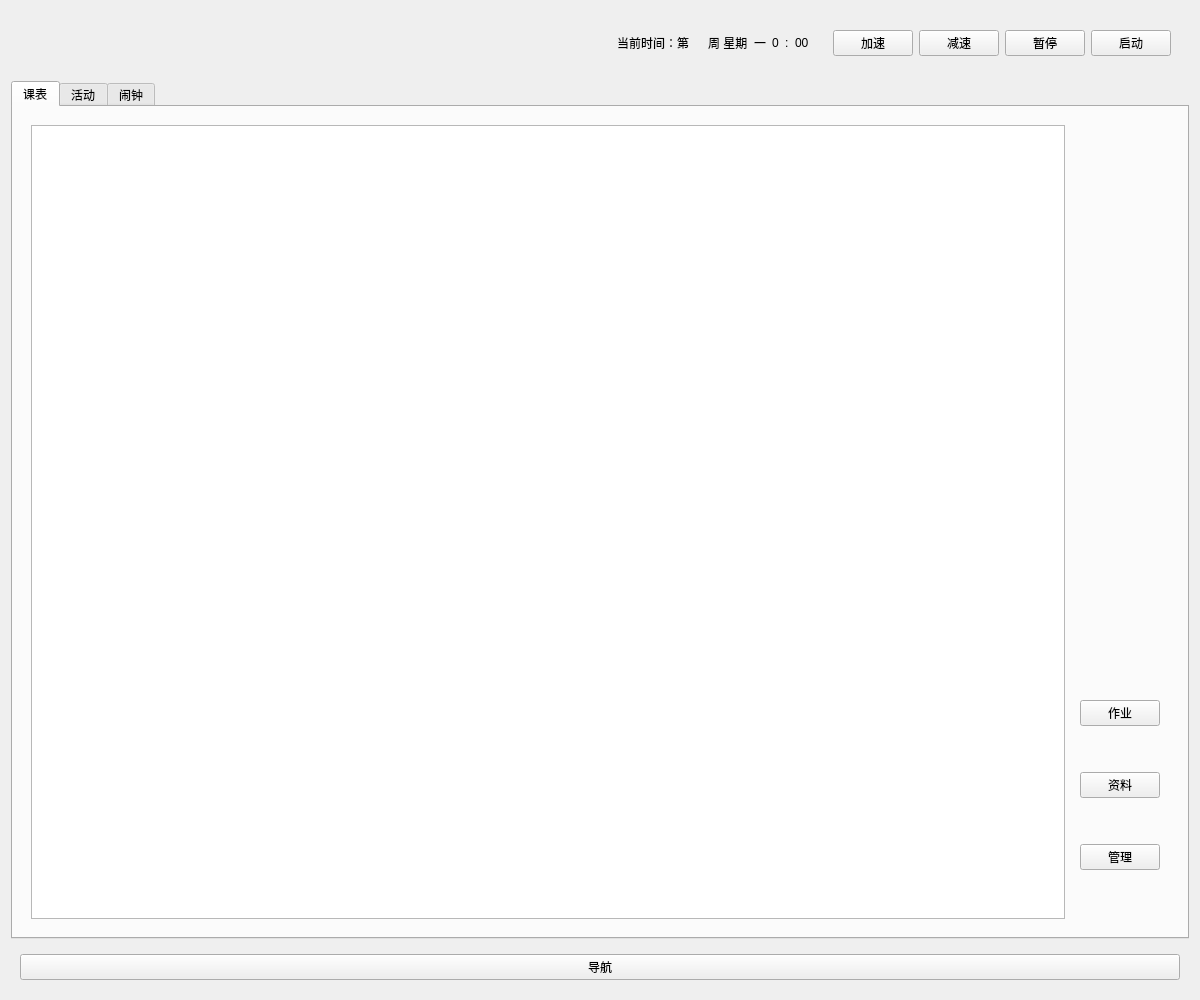
<?xml version="1.0" encoding="UTF-8"?>
<ui version="4.0">
 <class>studentWidget</class>
 <widget class="QWidget" name="studentWidget">
  <property name="geometry">
   <rect>
    <x>0</x>
    <y>0</y>
    <width>1200</width>
    <height>1000</height>
   </rect>
  </property>
  <property name="windowTitle">
   <string> 主页</string>
  </property>
  <layout class="QVBoxLayout" name="verticalLayout_2">
   <item>
    <widget class="QWidget" name="widget_8" native="true">
     <layout class="QHBoxLayout" name="horizontalLayout_6">
      <item>
       <widget class="QWidget" name="widget_7" native="true">
        <layout class="QHBoxLayout" name="horizontalLayout">
         <item>
          <spacer name="horizontalSpacer">
           <property name="orientation">
            <enum>Qt::Horizontal</enum>
           </property>
           <property name="sizeHint" stdset="0">
            <size>
             <width>40</width>
             <height>20</height>
            </size>
           </property>
          </spacer>
         </item>
         <item>
          <widget class="QLabel" name="label">
           <property name="text">
            <string>当前时间：第</string>
           </property>
          </widget>
         </item>
         <item>
          <widget class="QLabel" name="nowweek">
           <property name="text">
            <string/>
           </property>
          </widget>
         </item>
         <item>
          <widget class="QLabel" name="label_3">
           <property name="text">
            <string>周 星期</string>
           </property>
          </widget>
         </item>
         <item>
          <widget class="QLabel" name="curWeek">
           <property name="text">
            <string>一</string>
           </property>
          </widget>
         </item>
         <item>
          <widget class="QLabel" name="curHour">
           <property name="sizePolicy">
            <sizepolicy hsizetype="Preferred" vsizetype="Preferred">
             <horstretch>0</horstretch>
             <verstretch>28</verstretch>
            </sizepolicy>
           </property>
           <property name="minimumSize">
            <size>
             <width>0</width>
             <height>28</height>
            </size>
           </property>
           <property name="layoutDirection">
            <enum>Qt::LeftToRight</enum>
           </property>
           <property name="text">
            <string>0</string>
           </property>
          </widget>
         </item>
         <item>
          <widget class="QLabel" name="label_2">
           <property name="text">
            <string>:</string>
           </property>
          </widget>
         </item>
         <item>
          <widget class="QLabel" name="curMin">
           <property name="text">
            <string>00</string>
           </property>
          </widget>
         </item>
        </layout>
       </widget>
      </item>
      <item>
       <widget class="QWidget" name="widget" native="true">
        <layout class="QHBoxLayout" name="horizontalLayout_7">
         <item>
          <widget class="QPushButton" name="speedup">
           <property name="text">
            <string>加速</string>
           </property>
          </widget>
         </item>
         <item>
          <widget class="QPushButton" name="speeddown">
           <property name="text">
            <string>减速</string>
           </property>
          </widget>
         </item>
         <item>
          <widget class="QPushButton" name="stopbtn">
           <property name="text">
            <string>暂停</string>
           </property>
          </widget>
         </item>
         <item>
          <widget class="QPushButton" name="startbtn">
           <property name="text">
            <string>启动</string>
           </property>
          </widget>
         </item>
        </layout>
       </widget>
      </item>
     </layout>
    </widget>
   </item>
   <item>
    <widget class="QTabWidget" name="tabWidget">
     <property name="currentIndex">
      <number>0</number>
     </property>
     <widget class="QWidget" name="Course">
      <attribute name="title">
       <string>课表</string>
      </attribute>
      <layout class="QVBoxLayout" name="verticalLayout_3">
       <item>
        <widget class="QWidget" name="widget_3" native="true">
         <layout class="QHBoxLayout" name="horizontalLayout_3">
          <item>
           <widget class="QTableWidget" name="cu_tableWidget"/>
          </item>
          <item>
           <widget class="QWidget" name="widget_2" native="true">
            <layout class="QVBoxLayout" name="verticalLayout">
             <item>
              <spacer name="verticalSpacer">
               <property name="orientation">
                <enum>Qt::Vertical</enum>
               </property>
               <property name="sizeHint" stdset="0">
                <size>
                 <width>20</width>
                 <height>40</height>
                </size>
               </property>
              </spacer>
             </item>
             <item>
              <widget class="QPushButton" name="ChomeworkBtn">
               <property name="text">
                <string>作业</string>
               </property>
              </widget>
             </item>
             <item>
              <spacer name="verticalSpacer_2">
               <property name="orientation">
                <enum>Qt::Vertical</enum>
               </property>
               <property name="sizeType">
                <enum>QSizePolicy::Fixed</enum>
               </property>
               <property name="sizeHint" stdset="0">
                <size>
                 <width>20</width>
                 <height>40</height>
                </size>
               </property>
              </spacer>
             </item>
             <item>
              <widget class="QPushButton" name="CsourceBtn">
               <property name="text">
                <string>资料</string>
               </property>
              </widget>
             </item>
             <item>
              <spacer name="verticalSpacer_3">
               <property name="orientation">
                <enum>Qt::Vertical</enum>
               </property>
               <property name="sizeType">
                <enum>QSizePolicy::Fixed</enum>
               </property>
               <property name="sizeHint" stdset="0">
                <size>
                 <width>20</width>
                 <height>40</height>
                </size>
               </property>
              </spacer>
             </item>
             <item>
              <widget class="QPushButton" name="CmanagerBtn">
               <property name="text">
                <string>管理</string>
               </property>
              </widget>
             </item>
             <item>
              <spacer name="verticalSpacer_4">
               <property name="orientation">
                <enum>Qt::Vertical</enum>
               </property>
               <property name="sizeType">
                <enum>QSizePolicy::Fixed</enum>
               </property>
               <property name="sizeHint" stdset="0">
                <size>
                 <width>20</width>
                 <height>40</height>
                </size>
               </property>
              </spacer>
             </item>
            </layout>
           </widget>
          </item>
         </layout>
        </widget>
       </item>
      </layout>
     </widget>
     <widget class="QWidget" name="ActAndClo">
      <attribute name="title">
       <string>活动</string>
      </attribute>
      <layout class="QHBoxLayout" name="horizontalLayout_5">
       <item>
        <widget class="QWidget" name="widget_5" native="true">
         <layout class="QHBoxLayout" name="horizontalLayout_4">
          <item>
           <widget class="QTableWidget" name="act_tableWidget"/>
          </item>
         </layout>
        </widget>
       </item>
       <item>
        <widget class="QWidget" name="widget_6" native="true">
         <layout class="QVBoxLayout" name="verticalLayout_4">
          <item>
           <spacer name="verticalSpacer_5">
            <property name="orientation">
             <enum>Qt::Vertical</enum>
            </property>
            <property name="sizeHint" stdset="0">
             <size>
              <width>20</width>
              <height>40</height>
             </size>
            </property>
           </spacer>
          </item>
          <item>
           <widget class="QPushButton" name="sort">
            <property name="text">
             <string>按时间排序</string>
            </property>
           </widget>
          </item>
          <item>
           <spacer name="verticalSpacer_9">
            <property name="orientation">
             <enum>Qt::Vertical</enum>
            </property>
            <property name="sizeType">
             <enum>QSizePolicy::Fixed</enum>
            </property>
            <property name="sizeHint" stdset="0">
             <size>
              <width>20</width>
              <height>40</height>
             </size>
            </property>
           </spacer>
          </item>
          <item>
           <widget class="QPushButton" name="actmanbtn">
            <property name="text">
             <string>管理</string>
            </property>
           </widget>
          </item>
          <item>
           <spacer name="verticalSpacer_8">
            <property name="orientation">
             <enum>Qt::Vertical</enum>
            </property>
            <property name="sizeType">
             <enum>QSizePolicy::Fixed</enum>
            </property>
            <property name="sizeHint" stdset="0">
             <size>
              <width>20</width>
              <height>40</height>
             </size>
            </property>
           </spacer>
          </item>
         </layout>
        </widget>
       </item>
      </layout>
     </widget>
     <widget class="QWidget" name="tab">
      <attribute name="title">
       <string>闹钟</string>
      </attribute>
      <layout class="QHBoxLayout" name="horizontalLayout_10">
       <item>
        <widget class="QWidget" name="widget_9" native="true">
         <layout class="QHBoxLayout" name="horizontalLayout_8">
          <item>
           <widget class="QTableWidget" name="time_tableWidget"/>
          </item>
         </layout>
        </widget>
       </item>
       <item>
        <widget class="QWidget" name="widget_10" native="true">
         <layout class="QVBoxLayout" name="verticalLayout_5">
          <item>
           <spacer name="verticalSpacer_6">
            <property name="orientation">
             <enum>Qt::Vertical</enum>
            </property>
            <property name="sizeHint" stdset="0">
             <size>
              <width>20</width>
              <height>40</height>
             </size>
            </property>
           </spacer>
          </item>
          <item>
           <widget class="QPushButton" name="timesort">
            <property name="text">
             <string>按时间排序</string>
            </property>
           </widget>
          </item>
          <item>
           <spacer name="verticalSpacer_11">
            <property name="orientation">
             <enum>Qt::Vertical</enum>
            </property>
            <property name="sizeType">
             <enum>QSizePolicy::Fixed</enum>
            </property>
            <property name="sizeHint" stdset="0">
             <size>
              <width>20</width>
              <height>40</height>
             </size>
            </property>
           </spacer>
          </item>
          <item>
           <widget class="QPushButton" name="clockplusbtn">
            <property name="text">
             <string>添加</string>
            </property>
           </widget>
          </item>
          <item>
           <spacer name="verticalSpacer_10">
            <property name="orientation">
             <enum>Qt::Vertical</enum>
            </property>
            <property name="sizeType">
             <enum>QSizePolicy::Fixed</enum>
            </property>
            <property name="sizeHint" stdset="0">
             <size>
              <width>20</width>
              <height>40</height>
             </size>
            </property>
           </spacer>
          </item>
          <item>
           <widget class="QPushButton" name="clockdeletebtn">
            <property name="text">
             <string>删除</string>
            </property>
           </widget>
          </item>
          <item>
           <spacer name="verticalSpacer_7">
            <property name="orientation">
             <enum>Qt::Vertical</enum>
            </property>
            <property name="sizeType">
             <enum>QSizePolicy::Fixed</enum>
            </property>
            <property name="sizeHint" stdset="0">
             <size>
              <width>20</width>
              <height>40</height>
             </size>
            </property>
           </spacer>
          </item>
         </layout>
        </widget>
       </item>
      </layout>
     </widget>
    </widget>
   </item>
   <item>
    <widget class="QWidget" name="widget_4" native="true">
     <layout class="QHBoxLayout" name="horizontalLayout_2">
      <item>
       <widget class="QPushButton" name="mapButton">
        <property name="text">
         <string>导航</string>
        </property>
       </widget>
      </item>
     </layout>
    </widget>
   </item>
  </layout>
 </widget>
 <resources/>
 <connections/>
</ui>
